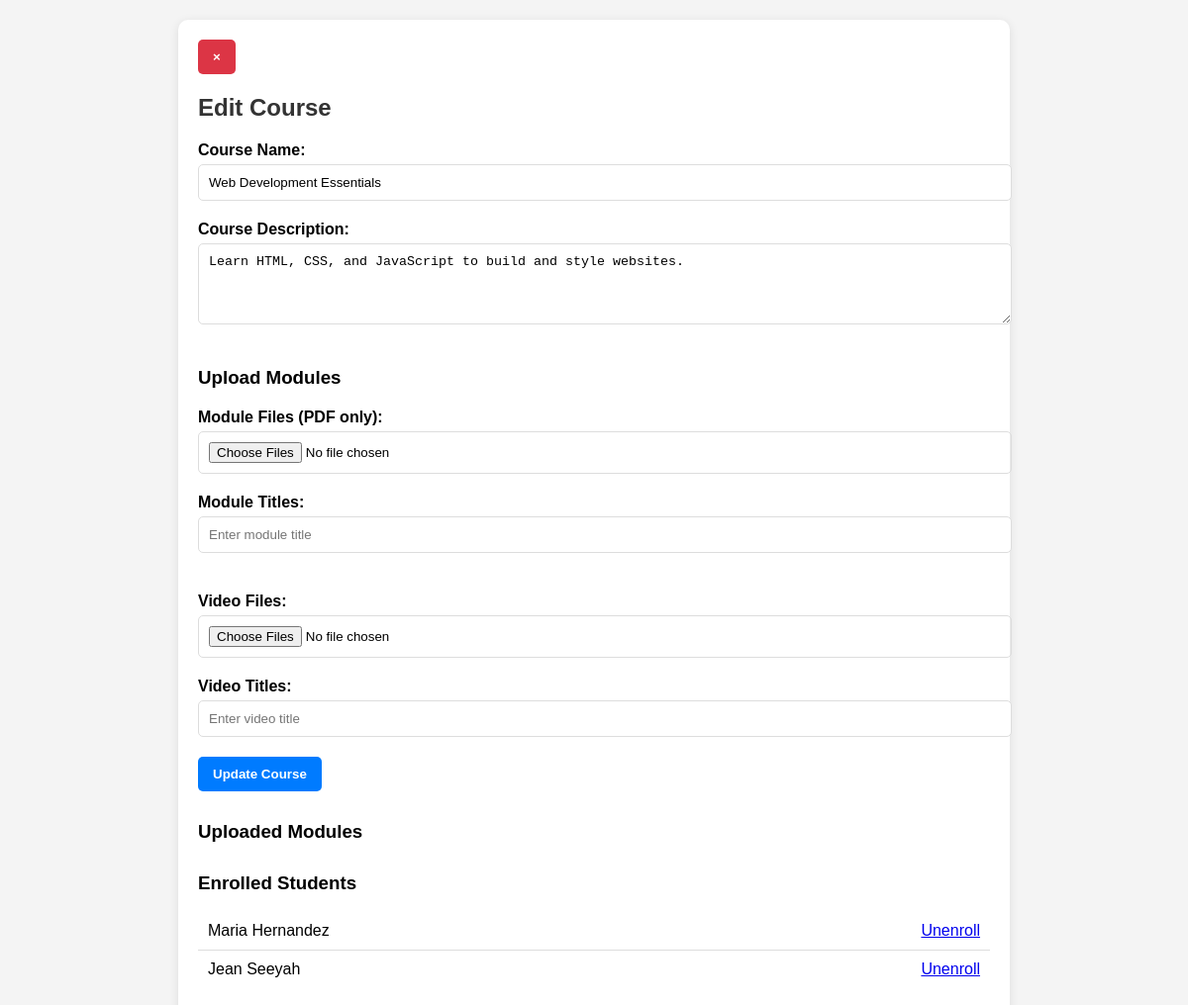
Page /edit_course.php?course_id=10 on the committed database.
### tables this page shows
CREATE TABLE `courses` (
  `id` int(11) NOT NULL,
  `course_name` varchar(255) NOT NULL,
  `course_description` text DEFAULT NULL,
  `course_image` varchar(255) DEFAULT NULL,
  `instructor_id` int(11) DEFAULT NULL,
  `instructor_name` varchar(255) DEFAULT NULL,
  `overview` text DEFAULT NULL
);

CREATE TABLE `students` (
  `id` int(11) NOT NULL,
  `username` varchar(255) NOT NULL,
  `email` varchar(255) NOT NULL,
  `password` varchar(255) NOT NULL,
  `created_at` timestamp NOT NULL DEFAULT current_timestamp(),
  `name` varchar(255) NOT NULL,
  `code` varchar(255) NOT NULL,
  `approved` tinyint(1) DEFAULT 0,
  `reset_token` varchar(255) NOT NULL
);

### edit_course.php (the view, shortened to what this page needs)
<?php
$host = 'localhost';
$db_name = 'lms';
$username = 'root';
$password = '';
try {
    $pdo = new PDO("mysql:host=$host;dbname=$db_name", $username, $password);
    $pdo->setAttribute(PDO::ATTR_ERRMODE, PDO::ERRMODE_EXCEPTION);
} catch (PDOException $e) {
    die("Error: " . $e->getMessage());
}
$course_id = $_GET['course_id'];
$stmt = $pdo->prepare("SELECT * FROM courses WHERE id = ?");
$stmt->execute([$course_id]);
$course = $stmt->fetch(PDO::FETCH_ASSOC);
$students_stmt = $pdo->prepare("SELECT s.id AS student_id, s.name AS student_name FROM enrollments e
                                JOIN students s ON e.student_id = s.id
                                WHERE e.course_id = ?");
$students_stmt->execute([$course_id]);
$enrolled_students = $students_stmt->fetchAll(PDO::FETCH_ASSOC);
?>
<!DOCTYPE html>
<html lang="en">
<head>
</head>
<body>
<div class="container">
        <button class="close-btn" onclick="window.history.back();">×</button>
        <h2>Edit Course</h2>
        <form method="post" enctype="multipart/form-data">
            <label for="course_name">Course Name:</label>
            <input type="text" name="course_name" id="course_name" value="<?php echo htmlspecialchars($course['course_name']); ?>" required>
            <label for="course_description">Course Description:</label>
            <textarea name="course_description" id="course_description" rows="4" required><?php echo htmlspecialchars($course['course_description']); ?></textarea>
            <h3>Upload Modules</h3>
            <div class="file-upload">
                <label>Module Files (PDF only):</label>
                <input type="file" name="module_file[]" accept=".pdf" multiple>
                <label>Module Titles:</label>
                <input type="text" name="module_title[]" placeholder="Enter module title" >
            </div>
            <div class="file-upload">
                <label>Video Files:</label>
                <input type="file" name="video_file[]" accept=".mp4,.avi,.mov" multiple>
                <label>Video Titles:</label>
                <input type="text" name="video_title[]" placeholder="Enter video title" >
            </div>
            <button type="submit" name="update_course">Update Course</button>
        </form>
        <div class="uploaded-files">
            <h3>Uploaded Modules</h3>
        </div>
        <div class="enrolled-students">
            <h3>Enrolled Students</h3>
            <ul>
                <?php foreach ($enrolled_students as $student): ?>
                    <li>
                        <?php echo htmlspecialchars($student['student_name']); ?>
                        <a href="edit_course.php?course_id=<?php echo $course_id; ?>&unenroll_student_id=<?php echo $student['student_id']; ?>" class="delete-btn">Unenroll</a>
                    </li>
                <?php endforeach; ?>
            </ul>
        </div>
    </div>
</body>
</html>

### edit_course.php (style rules this page uses)
body { font-family: Arial, sans-serif; background-color: #f4f4f4; margin: 0; padding: 20px; }
.container { max-width: 800px; margin: 0 auto; background-color: #ffffff; padding: 20px; border-radius: 10px; box-shadow: 0 2px 10px rgba(0, 0, 0, 0.1); }
h2 { color: #333; }
label { font-weight: bold; }
input[type="text"], textarea, input[type="file"] { width: 100%; padding: 10px; margin: 5px 0 20px; border: 1px solid #ddd; border-radius: 5px; }
button { padding: 10px 15px; background-color: #007bff; color: #ffffff; border: none; border-radius: 5px; cursor: pointer; font-weight: bold; }
.close-btn { background-color: #dc3545; }
.file-upload { margin-top: 20px; }
.uploaded-files, .enrolled-students { margin-top: 30px; }
ul { list-style-type: none; padding: 0; }
li { padding: 10px; border-bottom: 1px solid #ddd; display: flex; justify-content: space-between; align-items: center; }
li:last-child { border-bottom: none; }

### rows in the picture
courses: course_name "Web Development Essentials", course_description "Learn HTML, CSS, and JavaScript to build and style websites."
students: name "Maria Hernandez"
students: name "Jean Seeyah"
